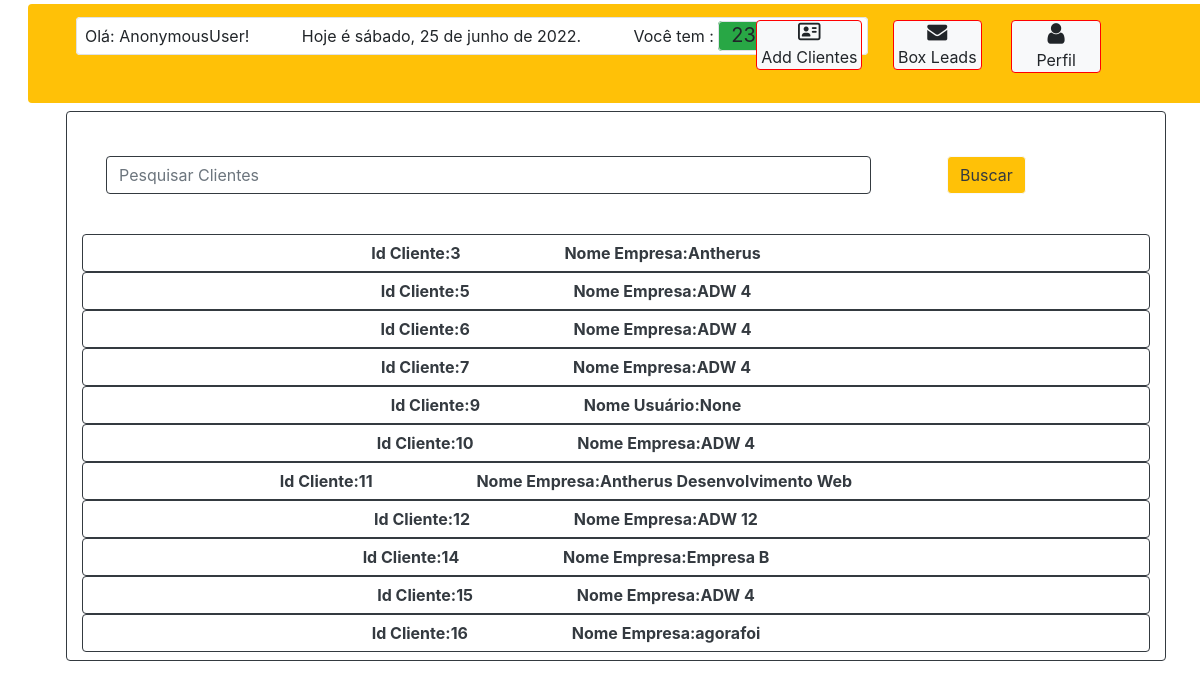
Screenshot of /lista-clientes/ with the database file from the repository.
### landingpage/models.py (models this page shows, shortened)
class CadastroClientes(models.Model):
    TIPO = (
        ('CNPJ', 'CNPJ'),
        ('CPF', 'CPF')
    )
    STATUS_CLIENTE = (
        ('ATIVADO', 'ATIVADO'),
        ('DESATIVADO', 'DESATIVADO')
    )
    tipo_juridico = models.CharField(choices=TIPO, blank=False, null=False, max_length=4)
    cnpj = models.CharField(blank=True, null=True, max_length=14)
    nome_empresa = models.CharField(blank=True, null=True, max_length=50)
    cpf = models.CharField(blank=True, null=True, max_length=11)
    nome_usuario = models.CharField(blank=True, null=True, max_length=50)
    ramo_atividade = models.CharField(blank=True, null=True, max_length=50)
    telefone = models.CharField(blank=True, null=True, max_length=13)
    cep = models.CharField(blank=True, null=True, max_length=8)
    endereco = models.CharField(blank=True, null=True, max_length=150)
    num_endereco = models.CharField(blank=True, null=True, max_length=5)
    bairro = models.CharField(blank=True, null=True, max_length=50)
    cidade = models.CharField(blank=True, null=True, max_length=50)
    estado = models.CharField(blank=True, null=True, max_length=50)
    status_cliente = models.CharField(choices=STATUS_CLIENTE, max_length=10)
    produto = models.ForeignKey(Produto, on_delete=models.CASCADE, blank=True, null=True)
    data_contratacao = models.DateField(blank=True, null=True)
    data_vencimento = models.DateField(blank=True, null=True)

### landingpage/views.py (the view, shortened to what this page needs)
# urls.py: path('lista-clientes/', views.lista_clientes, name='lista-cliente'),
def lista_clientes(request):
    count_novo = Formulario.objects.filter(status="LEADS NOVO").count()
    ficha_cliente = CadastroClientes.objects.all()
    busca = request.GET.get('search')
    print(busca)
    return render(request, 'lp/lista-clientes.html', {'ficha_cliente': ficha_cliente,
                                                      'count_novo': count_novo})

### landingpage/templates/lp/lista-clientes.html
{% extends "lp/base-lista-clientes.html" %}
{% block content %}
<div class="bg-white border border-dark rounded pt-1 col-11 ml-3 pb-2" id="box-leads" style="position:absolute;left:50px;"
     xmlns="http://www.w3.org/1999/html">
      <div class=" col-12 d-block mb-3 mt-3 p-4 " >
         <form method="GET" class="mb-0" >
        <input type="text"  class="form-control d-inline col-9  border-dark " placeholder="Pesquisar Clientes" name="search" id="search">
        <div class="input-group-prepend d-inline mr-4 col-2  "  style="float: right;">
          <button class="btn btn-outline-light bg-warning text-dark " type="submit" id="button-addon1">Buscar</button>
        </div>
      </form>
      </div>
           {% for ficha_cliente in  ficha_cliente %}
         <div  id="">
             <a class="btn  col-12 border border-dark rounded box  font-weight-bold text-dark" href="http://127.0.0.1:8000/dashboard/caixa-leads/cliente/{{ficha_cliente.pk}}/"
                style="max-height:250px">
                 <span class="align-id-clientes " style="position:relative;left:-100px;">Id Cliente:<span>{{ficha_cliente.id}}</span></span>
                 {% if ficha_cliente.nome_empresa %}
                 <span class="align-id-clientes"  style="position:relative;left:0px;" >Nome Empresa:<span>{{ficha_cliente.nome_empresa}}</span></span>
                 {% else %}
                    <span class="align-id-clientes"  style="position:relative;left:0px;">Nome Usuário:<span>{{ficha_cliente.nome_usuario}}</span></span>
                {% endif %}
             </a>
         </div>
        {%endfor%}
    </div>
{% endblock %}

### landingpage/static/landingpage/css/dashboard.css (style rules this page uses)
* { margin: 0; padding: 0; }

### landingpage/templates/lp/base-lista-clientes.html (style rules this page uses)
.align-id-clientes { margin-right:0px; }

### rows the page displays
CadastroClientes: id "3", nome_empresa "Antherus"
CadastroClientes: id "5", nome_empresa "ADW 4"
CadastroClientes: id "6", nome_empresa "ADW 4"
CadastroClientes: id "7", nome_empresa "ADW 4"
CadastroClientes: id "9", nome_usuario "None"
CadastroClientes: id "10", nome_empresa "ADW 4"
CadastroClientes: id "11", nome_empresa "Antherus Desenvolvimento Web"
CadastroClientes: id "12", nome_empresa "ADW 12"
CadastroClientes: id "14", nome_empresa "Empresa B"
CadastroClientes: id "15", nome_empresa "ADW 4"
CadastroClientes: id "16", nome_empresa "agorafoi"

### other values shown
{{ request.user|capfirst }} "AnonymousUser"
{{ count_novo|default:'0' }} "23"
